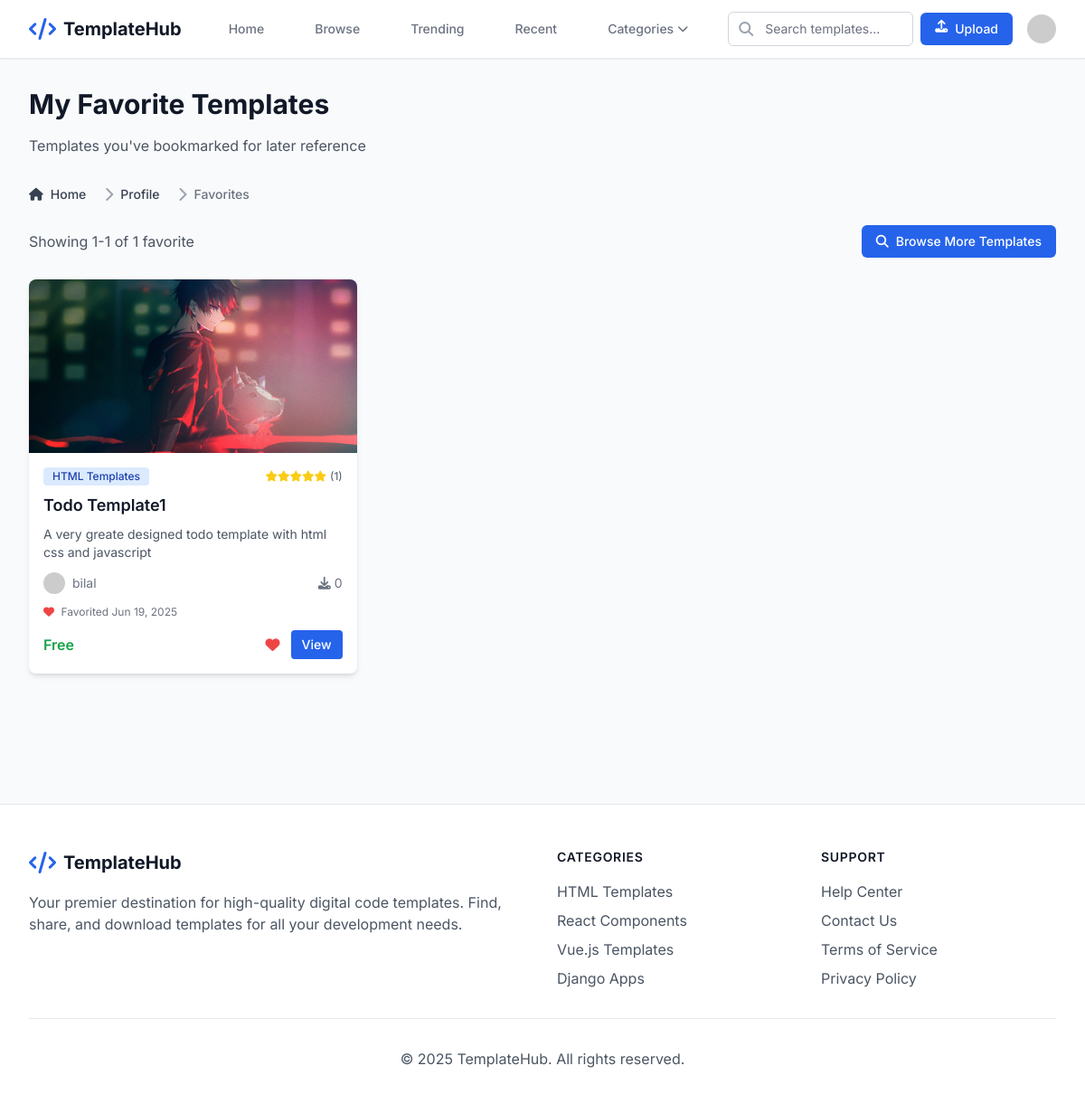
Page /favorites/ (signed in) on the committed database.
### templates/models.py (models this page shows, shortened)
class TemplateFavorite(models.Model):
    user = models.ForeignKey(User, on_delete=models.CASCADE, related_name='favorites')
    template = models.ForeignKey(Template, on_delete=models.CASCADE, related_name='favorited_by')
    created_at = models.DateTimeField(auto_now_add=True)
    class Meta:
        unique_together = ('user', 'template')
        ordering = ['-created_at']

class Template(models.Model):
    DIFFICULTY_CHOICES = [
        ('beginner', 'Beginner'),
        ('intermediate', 'Intermediate'),
        ('advanced', 'Advanced'),
    ]
    STATUS_CHOICES = [
        ('draft', 'Draft'),
        ('pending', 'Pending Review'),
        ('published', 'Published'),
        ('rejected', 'Rejected'),
    ]
    title = models.CharField(max_length=200)
    slug = models.SlugField(max_length=200, unique=True, blank=True)
    description = models.TextField()
    short_description = models.CharField(max_length=300, help_text="Brief description for listings")
    author = models.ForeignKey(User, on_delete=models.CASCADE, related_name='templates')
    category = models.ForeignKey(Category, on_delete=models.CASCADE, related_name='templates')
    tags = models.ManyToManyField(Tag, blank=True, related_name='templates')
    template_file = models.FileField(upload_to=template_upload_path, help_text="Upload ZIP file containing template")
    preview_image = models.ImageField(upload_to=template_preview_path, blank=True, null=True)
    demo_url = models.URLField(blank=True, help_text="Live demo URL")
    difficulty = models.CharField(max_length=20, choices=DIFFICULTY_CHOICES, default='beginner')
    version = models.CharField(max_length=20, default='1.0.0')
    file_size = models.PositiveIntegerField(blank=True, null=True, help_text="File size in bytes")
    download_count = models.PositiveIntegerField(default=0)
    status = models.CharField(max_length=20, choices=STATUS_CHOICES, default='draft')
    is_featured = models.BooleanField(default=False)
    is_free = models.BooleanField(default=True)
    price = models.DecimalField(max_digits=10, decimal_places=2, default=0.00)
    created_at = models.DateTimeField(auto_now_add=True)
    updated_at = models.DateTimeField(auto_now=True)
    class Meta:
        ordering = ['-created_at']
    def get_absolute_url(self):
        return reverse('templates:template_detail', kwargs={'pk': self.pk})
    @property
    def average_rating(self):
        reviews = self.reviews.all()
        if reviews:
            return sum(review.rating for review in reviews) / len(reviews)
        return 0
    @property
    def review_count(self):
        return self.reviews.count()

class Category(models.Model):
    name = models.CharField(max_length=100, unique=True)
    slug = models.SlugField(max_length=100, unique=True, blank=True)
    description = models.TextField(blank=True)
    icon = models.CharField(max_length=50, blank=True, help_text="Font Awesome icon class")
    created_at = models.DateTimeField(auto_now_add=True)
    class Meta:
        verbose_name_plural = "Categories"
        ordering = ['name']

### templates/views.py (the view)
# urls.py: path('favorites/', views.user_favorites, name='user_favorites'),
@login_required
def user_favorites(request):
    favorites = TemplateFavorite.objects.filter(
        user=request.user
    ).select_related('template__category', 'template__author')
    paginator = Paginator(favorites, 12)
    page_number = request.GET.get('page')
    page_obj = paginator.get_page(page_number)
    context = {
        'page_obj': page_obj,
        'favorites': page_obj,
    }
    return render(request, 'templates/user_favorites.html', context)

### templates/templates/templates/user_favorites.html (shortened to what this page needs)
{% extends 'base.html' %}
{% block content %}
<div class="max-w-7xl mx-auto px-4 sm:px-6 lg:px-8 py-8">
    <div class="mb-8">
        <h1 class="text-3xl font-bold text-gray-900 mb-4">My Favorite Templates</h1>
        <p class="text-gray-600">Templates you've bookmarked for later reference</p>
    </div>
    <nav class="flex mb-6" aria-label="Breadcrumb">
        <ol class="inline-flex items-center space-x-1 md:space-x-3">
            <li class="inline-flex items-center">
                <a href="{% url 'templates:home' %}" class="inline-flex items-center text-sm font-medium text-gray-700 hover:text-primary-600">
                    <i class="fas fa-home mr-2"></i>Home
                </a>
            </li>
            <li>
                <div class="flex items-center">
                    <i class="fas fa-chevron-right text-gray-400 mx-2"></i>
                    <a href="{% url 'users:profile' %}" class="text-sm font-medium text-gray-700 hover:text-primary-600">Profile</a>
                </div>
            </li>
            <li aria-current="page">
                <div class="flex items-center">
                    <i class="fas fa-chevron-right text-gray-400 mx-2"></i>
                    <span class="text-sm font-medium text-gray-500">Favorites</span>
                </div>
            </li>
        </ol>
    </nav>
    <div class="flex items-center justify-between mb-6">
        <div>
            {% if page_obj.paginator.count %}
                <p class="text-gray-600">
                    Showing {{ page_obj.start_index }}-{{ page_obj.end_index }} of {{ page_obj.paginator.count }} favorite{{ page_obj.paginator.count|pluralize }}
                </p>
            {% endif %}
        </div>
        <a href="{% url 'templates:template_list' %}" class="bg-primary-600 text-white px-4 py-2 rounded-md text-sm font-medium hover:bg-primary-700 transition-colors">
            <i class="fas fa-search mr-2"></i>Browse More Templates
        </a>
    </div>
    {% if favorites %}
        <div class="grid grid-cols-1 md:grid-cols-2 lg:grid-cols-3 xl:grid-cols-4 gap-6 mb-8">
            {% for favorite in favorites %}
                {% with template=favorite.template %}
                    <div class="bg-white rounded-lg shadow-md overflow-hidden hover:shadow-lg transition-shadow">
                        {% if template.preview_image %}
                            <img src="{{ template.preview_image.url }}" alt="{{ template.title }}" class="w-full h-48 object-cover">
                        {% else %}
                            <div class="w-full h-48 bg-gradient-to-br from-primary-100 to-primary-200 flex items-center justify-center">
                                <i class="fas fa-code text-primary-600 text-4xl"></i>
                            </div>
                        {% endif %}
                        <div class="p-4">
                            <div class="flex items-center justify-between mb-2">
                                <span class="bg-primary-100 text-primary-800 text-xs font-medium px-2.5 py-0.5 rounded">
                                    {{ template.category.name }}
                                </span>
                                <div class="flex items-center text-yellow-400">
                                    {% for i in "12345" %}
                                        {% if forloop.counter <= template.average_rating %}
                                            <i class="fas fa-star text-xs"></i>
                                        {% else %}
                                            <i class="far fa-star text-xs"></i>
                                        {% endif %}
                                    {% endfor %}
                                    <span class="text-gray-600 text-xs ml-1">({{ template.review_count }})</span>
                                </div>
                            </div>
                            <h3 class="text-lg font-semibold text-gray-900 mb-2 line-clamp-2">{{ template.title }}</h3>
                            <p class="text-gray-600 text-sm mb-3 line-clamp-2">{{ template.short_description }}</p>
                            <div class="flex items-center justify-between text-sm text-gray-500 mb-3">
                                <div class="flex items-center">
                                    <img class="h-6 w-6 rounded-full mr-2"
                                         src="https://ui-avatars.com/api/?name={{ template.author.username }}&background=3b82f6&color=fff&size=24"
                                         alt="{{ template.author.username }}">
                                    <span>{{ template.author.username }}</span>
                                </div>
                                <div class="flex items-center">
                                    <i class="fas fa-download mr-1"></i>
                                    {{ template.download_count }}
                                </div>
                            </div>
                            <div class="text-xs text-gray-500 mb-3">
                                <i class="fas fa-heart mr-1 text-red-500"></i>
                                Favorited {{ favorite.created_at|date:"M d, Y" }}
                            </div>
                            <div class="flex items-center justify-between">
                                <div>
                                    {% if template.is_free %}
                                        <span class="text-green-600 font-semibold">Free</span>
                                    {% else %}
                                        <span class="text-gray-900 font-semibold">${{ template.price }}</span>
                                    {% endif %}
                                </div>
                                <div class="flex space-x-2">
                                    <button onclick="removeFavorite({{ template.pk }}, this)"
                                            class="text-red-500 hover:text-red-700 p-1"
                                            title="Remove from favorites">
                                        <i class="fas fa-heart"></i>
                                    </button>
                                    <a href="{{ template.get_absolute_url }}"
                                       class="bg-primary-600 text-white px-3 py-1.5 rounded text-sm font-medium hover:bg-primary-700 transition-colors">
                                        View
                                    </a>
                                </div>
                            </div>
                        </div>
                    </div>
                {% endwith %}
            {% endfor %}
        </div>
    {% endif %}
</div>
{% endblock %}

### global_templates/base.html (style rules this page uses)
body { font-family: 'Inter', sans-serif; }

### templates/templates/templates/user_favorites.html (style rules this page uses)
.line-clamp-2 { display: -webkit-box; -webkit-line-clamp: 2; -webkit-box-orient: vertical; overflow: hidden; }

### rows in the picture
TemplateFavorite: template.preview_image (picture), template.category.name "HTML Templates", template.review_count "1", template "Todo Template1", template.short_description "A very greate designed todo template with html css and javascript", template.author.username "bilal", template.download_count "0", created_at "Jun 19, 2025"

### other values in the picture
{{ page_obj.start_index }} "1"
{{ page_obj.end_index }} "1"
{{ page_obj.paginator.count }} "1"
